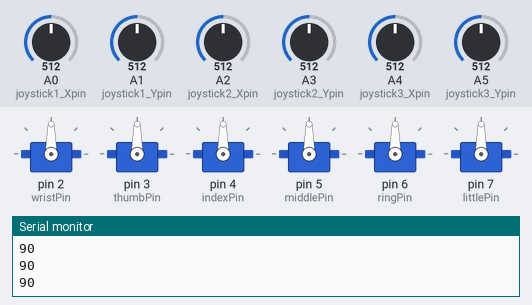
The program below on a simulated Arduino Nano, built with avr-gcc and run on an emulated ATmega328P. Shown: 6 × servo, the last lines printed to the serial monitor. The inputs (shaded band) are chosen by the test bench; at power-on: A0 (joystick1_Xpin) = 512, A1 (joystick1_Ypin) = 512, A2 (joystick2_Xpin) = 512, A3 (joystick2_Ypin) = 512, A4 (joystick3_Xpin) = 512, A5 (joystick3_Ypin) = 512.

Above: at 1.2 s.
1.3 s: A0 (joystick1_Xpin) set to 716
At 2.5 s:
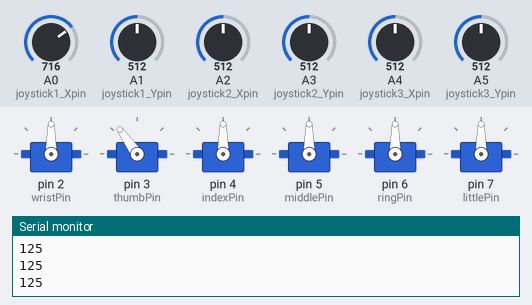
2.8 s: A1 (joystick1_Ypin) set to 716
At 3.2 s:
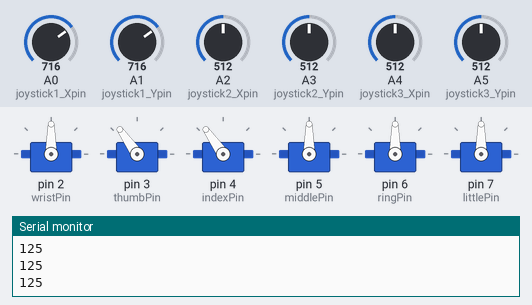
4.3 s: A2 (joystick2_Xpin) set to 716
At 5.0 s:
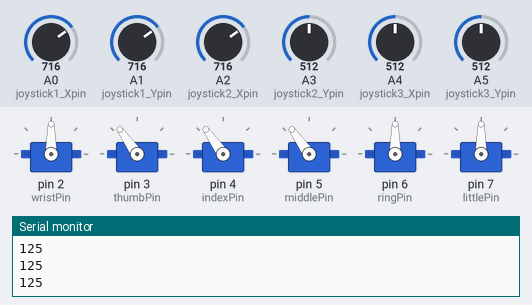
5.8 s: A3 (joystick2_Ypin) set to 716
At 6.2 s:
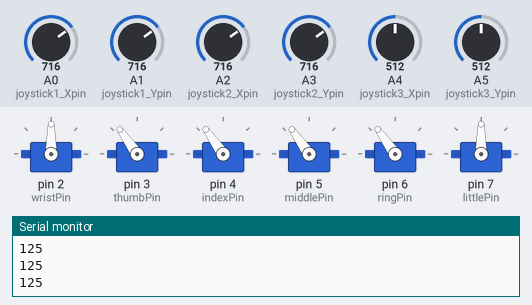
7.3 s: A4 (joystick3_Xpin) set to 716
At 8.0 s:
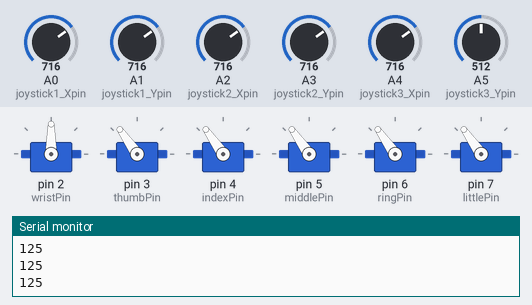
8.8 s: A5 (joystick3_Ypin) set to 716
At 9.8 s:
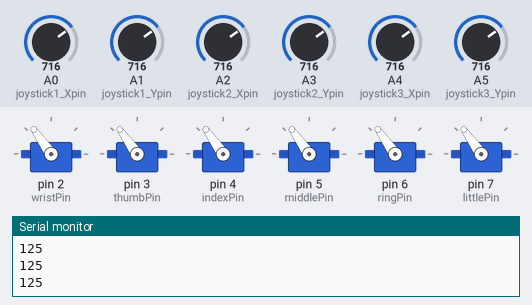
Timing chart, 0 to 11.3 s (numbered marks = the images above; inputs shaded):
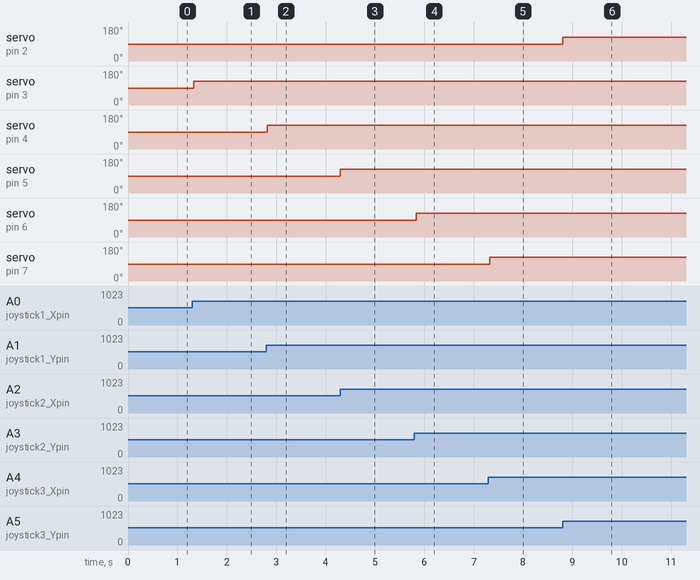

Measured:
- after the input at 1.3 s, servo on pin 3 (thumbPin): 90° → 125° at once
- after the input at 2.8 s, servo on pin 4 (indexPin): 90° → 125° at once
- after the input at 4.3 s, servo on pin 5 (middlePin): 90° → 125° at once
- after the input at 5.8 s, servo on pin 6 (ringPin): 90° → 125° at once
- after the input at 7.3 s, servo on pin 7 (littlePin): 90° → 125° at once
- after the input at 8.8 s, servo on pin 2 (wristPin): 90° → 125° at once

The program:

main.cpp
```cpp
#include <Arduino.h>
#include <Servo.h>

// =====================
// Servo setup
// =====================

Servo wrist;
Servo thumb;
Servo indexFinger;
Servo middleFinger;
Servo ringFinger;
Servo littleFinger;

// Servo pins
const int wristPin = 2;
const int thumbPin = 3;
const int indexPin = 4;
const int middlePin = 5;
const int ringPin = 6;
const int littlePin = 7;

// =====================
// Joystick setup
// =====================

// Joystick 1
const int joystick1_Xpin = A0; // Thumb
const int joystick1_Ypin = A1; // Index

// Joystick 2
const int joystick2_Xpin = A2; // Middle
const int joystick2_Ypin = A3; // Ring

// Joystick 3
const int joystick3_Xpin = A4; // Little
const int joystick3_Ypin = A5; // Wrist

// =====================
// Timing
// =====================

unsigned long StartTime = 0;

const unsigned long updateInterval = 50;

void setup()
{
  Serial.begin(9600);

  // Attach servos
  wrist.attach(wristPin);
  thumb.attach(thumbPin);
  indexFinger.attach(indexPin);
  middleFinger.attach(middlePin);
  ringFinger.attach(ringPin);
  littleFinger.attach(littlePin);

  // Start all servos at 90 degrees
  wrist.write(90);
  thumb.write(90);
  indexFinger.write(90);
  middleFinger.write(90);
  ringFinger.write(90);
  littleFinger.write(90);
}

void loop()
{
  if (millis() - StartTime >= updateInterval)
  {
    // =====================
    // Read joystick values
    // =====================

    int joy1X = analogRead(joystick1_Xpin);
    int joy1Y = analogRead(joystick1_Ypin);

    int joy2X = analogRead(joystick2_Xpin);
    int joy2Y = analogRead(joystick2_Ypin);

    int joy3X = analogRead(joystick3_Xpin);
    int joy3Y = analogRead(joystick3_Ypin);

    // =====================
    // Map joystick to servo
    // =====================

    int thumbAngle =
        map(joy1X, 0, 1023, 0, 180);

    int indexAngle =
        map(joy1Y, 0, 1023, 0, 180);

    int middleAngle =
        map(joy2X, 0, 1023, 0, 180);

    int ringAngle =
        map(joy2Y, 0, 1023, 0, 180);

    int littleAngle =
        map(joy3X, 0, 1023, 0, 180);

    int wristAngle =
        map(joy3Y, 0, 1023, 0, 180);

    // =====================
    // Control servos
    // =====================

    thumb.write(thumbAngle);
    indexFinger.write(indexAngle);
    middleFinger.write(middleAngle);
    ringFinger.write(ringAngle);
    littleFinger.write(littleAngle);
    wrist.write(wristAngle);
    Serial.println(thumbAngle);
    StartTime = millis();
  }
}
```
